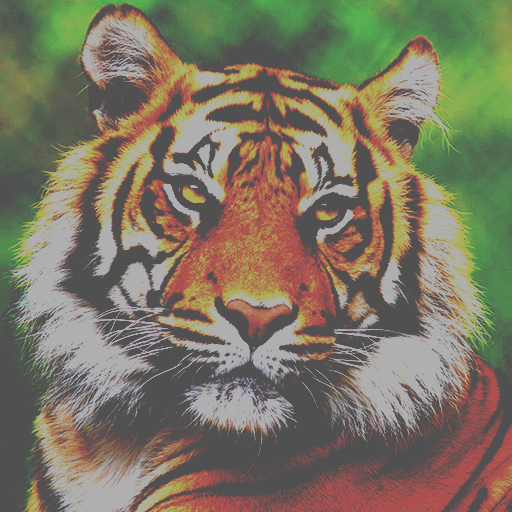
#> input picture input/newest_calibrated.png, 512 x 512 px
$ python Analysis.py
#> lines starting #> are read from the running program, lines starting #| are printed output that depends on the picture
### ImageManager.py
from PIL import Image
import numpy as np
from skimage.filters import threshold_otsu


def image_to_array(path):
#> called with path = 'input/newest_calibrated.png'
    with Image.open(path) as img:
#> img is the input picture: PIL image 512x512 RGBA; mean R, G, B, A 124.7, 118.5, 99.1, 255
        return np.array(img)


# [36 lines left out: functions array_to_image, calibrate_image, binarize_image, not called in this run]

### Analysis.py
import ImageManager as Img
from math import floor, log2, log10
from numpy import int16, histogram
from skimage.metrics import structural_similarity
import matplotlib.pyplot as plt


def find_max_size(imgPath):
    img = Img.image_to_array(imgPath)
    width, height, _ = img.shape
    cnt = 0
    for i in range(height - 1):
        for j in range(0, width - 2, 2):
            diff = int16(img[i][j][0]) - int16(img[i][j+1][0])
            n = floor(log2(abs(diff))) if diff != 0 else 0
            if n < 3: n = 3
            cnt += n

    return cnt


def mse(path1, path2):
    img1, img2 = Img.image_to_array(path1), Img.image_to_array(path2)
    width, height, _ = img1.shape
#> width = 512; height = 512
    summ = 0
    for i in range(height - 1):
        for j in range(width - 1):
            diff = int16(img1[i][j][0]) - int16(img2[i][j][0])
            summ += diff**2
#> after the loop, summ = 0

    summ /= width * height
    return summ


def rmse(MSE):
    return MSE ** 0.5


def psnr(MSE):
    return 10 * log10(255**2 / MSE)

def ssim(path1, path2):
    img1, img2 = Img.image_to_array(path1), Img.image_to_array(path2)
    return structural_similarity(img1, img2, channel_axis=-1, data_range=255)


def plot_red_histogram(path):
    img = Img.image_to_array(path)
    red_channel = img[:, :, 0]

    # вычисление гистограммы
    hstm, bin_edges = histogram(red_channel, bins=256, range=(0,256))

    # построение гистограммы
    plt.figure(figsize=(10, 6))
    plt.bar(bin_edges[:-1], hstm, width=1, color='red')
    plt.xlim([0, 256])
    plt.title('Red pixels histogram ' + path)
    plt.xlabel('Pixel value (red channel)')
    plt.ylabel('Number of pixels')
    plt.show()


def plot_mean_histogram(path):
    img = Img.image_to_array(path)
    mean_channel = img.mean(axis=2)

    hstm, bin_edges = histogram(mean_channel, bins=256, range=(0,256))

    plt.figure(figsize=(10, 6))
    plt.bar(bin_edges[:-1], hstm, width=1, color='gray')
    plt.xlim([0, 256])
    plt.title('Average value of pixels histogram ' + path)
    plt.xlabel('Average pixel value')
    plt.ylabel('Number of pixels')
    plt.show()

if __name__ == '__main__':
    path1, path2 = 'input/newest_calibrated.png', 'output/newest_calibrated.png'
    MSE,  SSIM = mse(path1, path2), ssim(path1, path2)
#> MSE = 0; SSIM = 1
    RMSE, PSNR = rmse(MSE), psnr(MSE)
#> RMSE = 0; PSNR = inf
    print(f'MSE: {MSE}')
#| MSE: 0.0
    print(f'RMSE: {RMSE}')
#| RMSE: 0.0
    print(f'PSNR: {PSNR}')
#| PSNR: inf
    print(f'SSIM: {SSIM}')
#| SSIM: 1.0

    plot_mean_histogram(path1)
#> in plot_mean_histogram, `mean_channel = img.mean(axis=2)`:
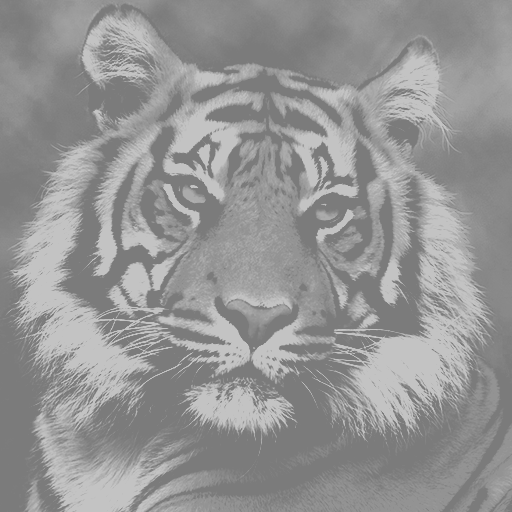
#> mean_channel: shape (512, 512) float64; min 123.8, max 195, mean 149.3
#> in plot_mean_histogram, `hstm, bin_edges = histogram(mean_channel, bins=256, range=(0,256))`: hstm = 256 values, max 57814 at index 123, min 0 at index 0, mean 1024; bin_edges = 257 values from 0 to 256
#> in plot_mean_histogram, `plt.show()`:
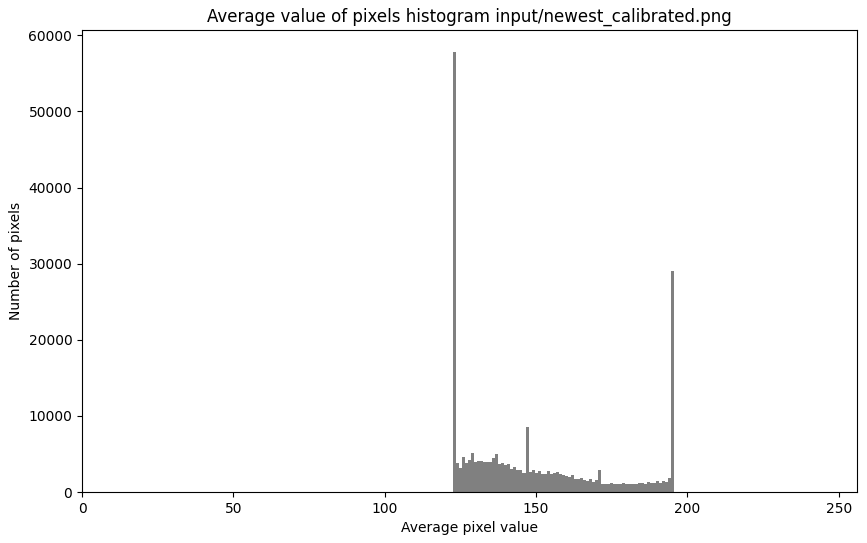
#> figure drawn by matplotlib, 1 panel; tallest bar 57814 high, from x = 122.5 to 123.5
    plot_mean_histogram(path2)

$ run again, with input/example.png copied over input/newest_calibrated.png
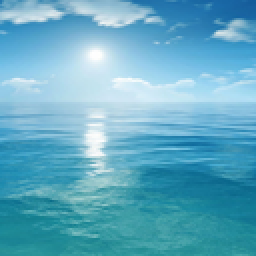
#> input picture input/example.png, 128 x 128 px (shown 2 times larger)
#> in image_to_array, img is the input picture: PIL image 128x128 RGBA; mean R, G, B, A 98.1, 171, 195.7, 255
#> after the loop in mse, `for i in range(height - 1):`: summ = 0
#> SSIM = 1
#> RMSE = 0; PSNR = inf
#| MSE: 0.0
#| RMSE: 0.0
#| PSNR: inf
#| SSIM: 1.0
#> in plot_mean_histogram, `mean_channel = img.mean(axis=2)`:
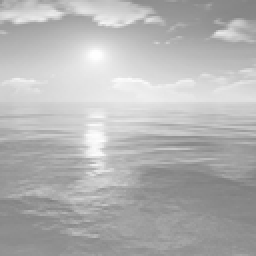
#> mean_channel: shape (128, 128) float64 (shown 2 times larger); min 127, max 255, mean 179.9
#> hstm = 256 values, max 253 at index 156, min 0 at index 0, mean 64; bin_edges = 257 values from 0 to 256
#> in plot_mean_histogram, `plt.show()`:
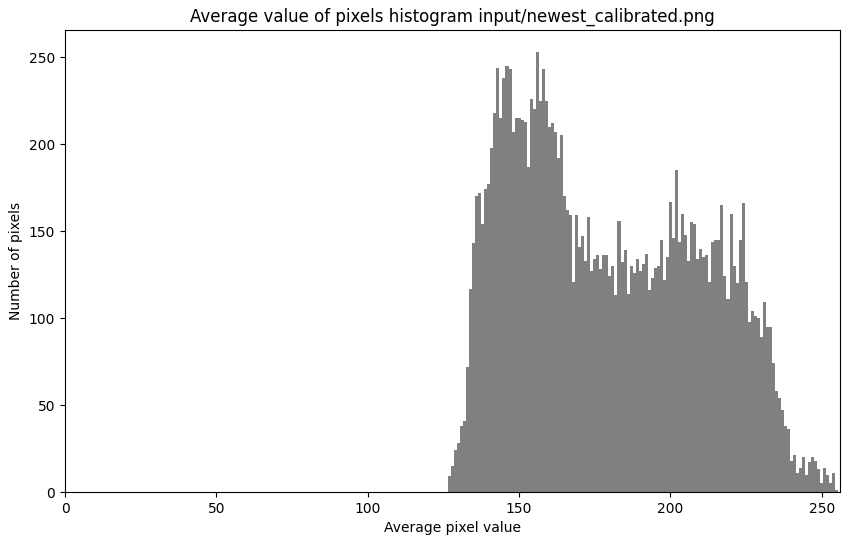
#> figure drawn by matplotlib, 1 panel; tallest bar 253 high, from x = 155.5 to 156.5

$ run again, with input/lasttry.png copied over input/newest_calibrated.png
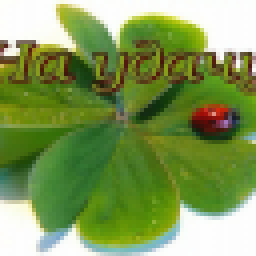
#> input picture input/lasttry.png, 64 x 64 px (shown 4 times larger)
#> in image_to_array, img is the input picture: PIL image 64x64 RGBA; mean R, G, B, A 128.3, 153.4, 88.1, 255
#> after the loop in mse, `for i in range(height - 1):`: summ = 0
#> SSIM = 1
#> RMSE = 0; PSNR = inf
#| MSE: 0.0
#| RMSE: 0.0
#| PSNR: inf
#| SSIM: 1.0
#> in plot_mean_histogram, `mean_channel = img.mean(axis=2)`:
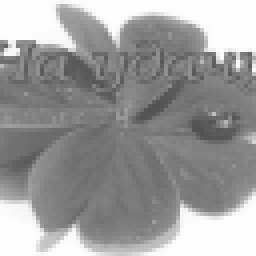
#> mean_channel: shape (64, 64) float64 (shown 4 times larger); min 80, max 254.2, mean 156.2
#> hstm = 256 values, max 455 at index 253, min 0 at index 0, mean 16; bin_edges = 257 values from 0 to 256
#> in plot_mean_histogram, `plt.show()`:
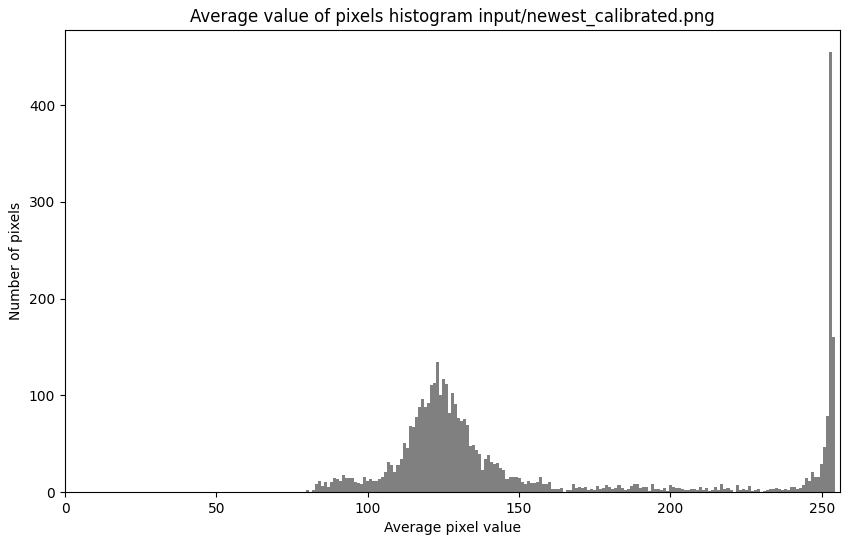
#> figure drawn by matplotlib, 1 panel; tallest bar 455 high, from x = 252.5 to 253.5
